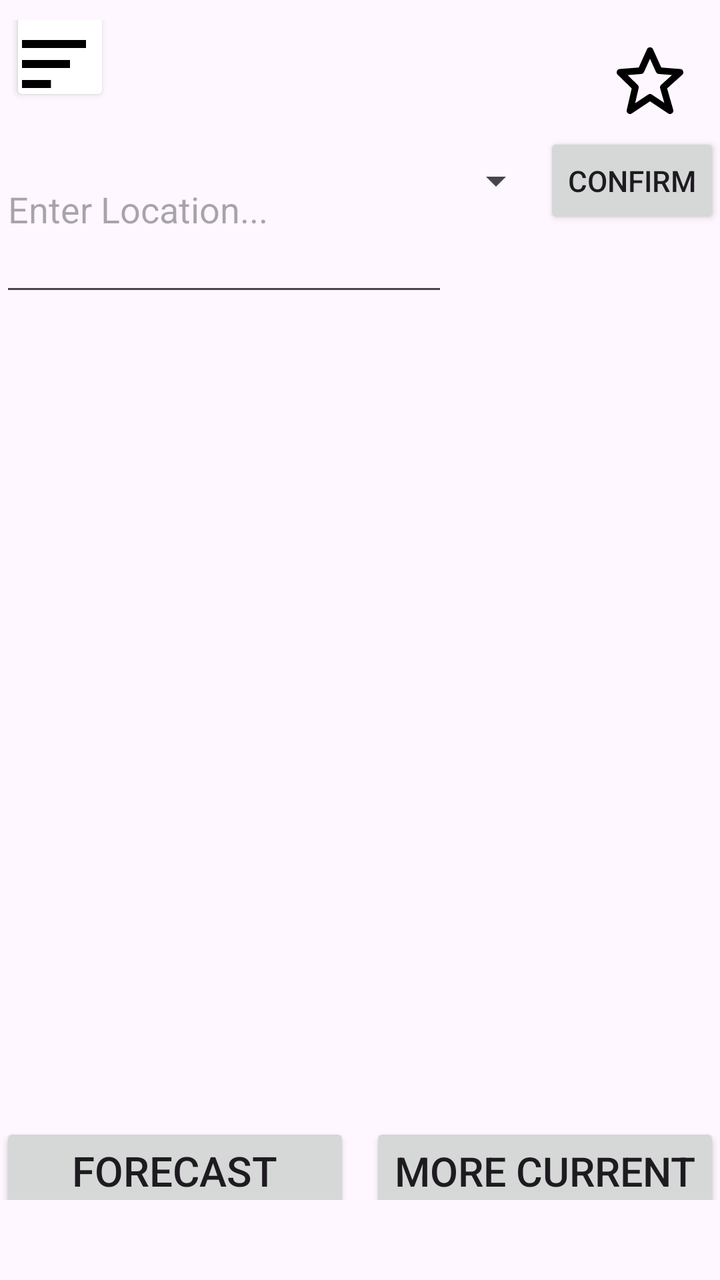
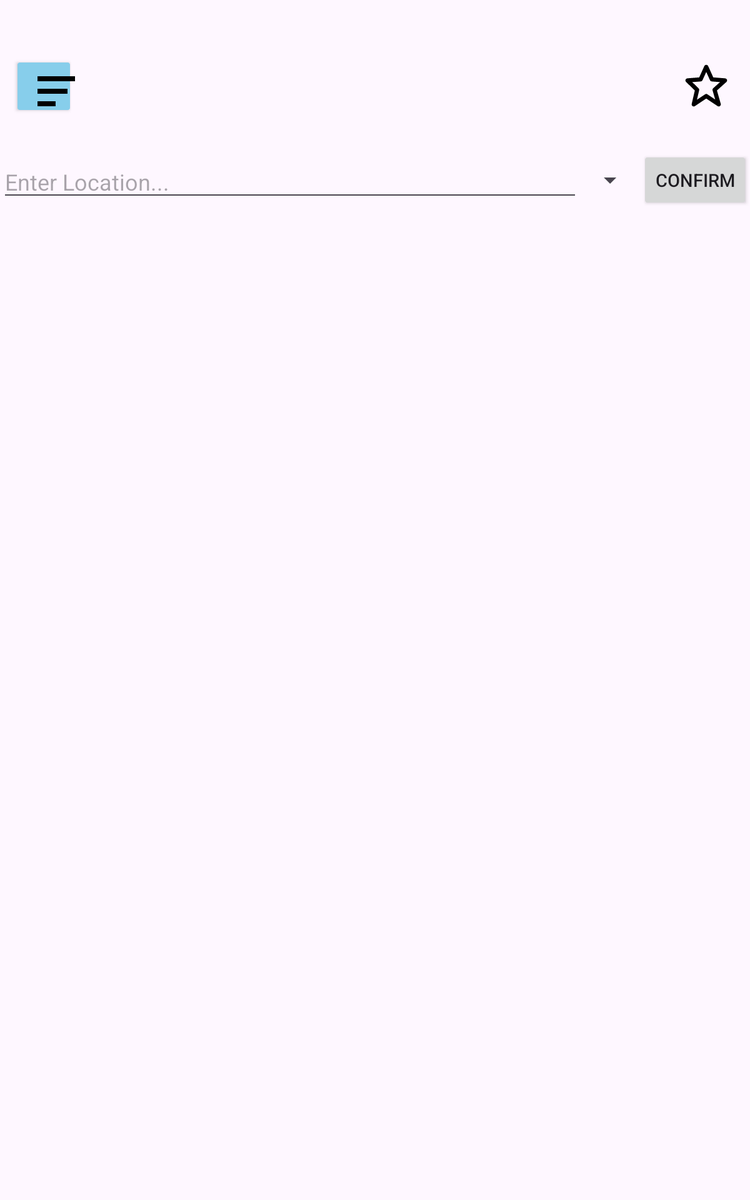

Compare how this app lays out the same screen by default and in its alternative resource folder. The renders come first, then the two layout files and the values they reference.
<!-- AndroidManifest.xml: application theme Theme.WeatherTodayApp -->
<!-- res/layout/activity_main.xml -->
<?xml version="1.0" encoding="utf-8"?>
<androidx.constraintlayout.widget.ConstraintLayout xmlns:android="http://schemas.android.com/apk/res/android"
    xmlns:app="http://schemas.android.com/apk/res-auto"
    xmlns:tools="http://schemas.android.com/tools"
    android:id="@+id/main"
    android:layout_width="match_parent"
    android:layout_height="match_parent"
    android:paddingTop="10dp"
    android:paddingBottom="40dp"
    tools:context=".MainActivity">

    <View
        android:id="@+id/dim_background"
        android:layout_width="0dp"
        android:layout_height="0dp"
        android:background="@android:color/black"
        android:alpha="0.6"
        android:visibility="gone"
        app:layout_constraintTop_toTopOf="parent"
        app:layout_constraintBottom_toBottomOf="parent"
        app:layout_constraintStart_toStartOf="parent"
        app:layout_constraintEnd_toEndOf="parent"/>

    <FrameLayout
        android:id="@+id/navigation_container"
        android:layout_width="wrap_content"
        android:layout_height="match_parent"
        android:elevation="8dp"
        android:background="@android:color/white"
        android:visibility="gone"
        app:layout_constraintStart_toStartOf="parent"
        app:layout_constraintTop_toTopOf="parent"
        app:layout_constraintBottom_toBottomOf="parent">

        <com.google.android.material.navigation.NavigationView
            android:id="@+id/navigation_view"
            android:layout_width="wrap_content"
            android:layout_height="match_parent"
            android:background="@color/smoke_volcanic_ash"
            android:paddingTop="50dp"
            app:itemTextColor="@color/white"
            app:menu="@menu/nav_menu"
            app:headerLayout="@layout/nav_header" />
    </FrameLayout>

    <androidx.constraintlayout.widget.Guideline
        android:id="@+id/HeaderGuideline"
        android:layout_width="wrap_content"
        android:layout_height="wrap_content"
        android:orientation="horizontal"
        app:layout_constraintGuide_percent="0.03" />

    <Button
        android:id="@+id/MenuLeft"
        android:layout_width="50dp"
        android:layout_marginStart="5dp"
        android:layout_height="50dp"
        android:autoSizeTextType="uniform"
        android:gravity="center"
        app:drawableRightCompat="@drawable/bx_menu_alt_left"
        app:layout_constraintBottom_toTopOf="@id/searchBar"
        app:layout_constraintLeft_toLeftOf="parent"
        app:layout_constraintRight_toLeftOf="@id/FavoriteIcon"
        app:layout_constraintTop_toTopOf="@id/HeaderGuideline"
        android:backgroundTint="@color/white"
        android:text="@string/menu"/>

    <TextView
        android:id="@+id/FavoriteIcon"
        android:layout_width="0dp"
        android:gravity="end"
        app:flow_verticalAlign="center"
        android:layout_marginEnd="15dp"
        android:layout_height="wrap_content"
        app:drawableRightCompat="@drawable/bx_star"
        app:layout_constraintBottom_toTopOf="@id/searchBar"
        app:layout_constraintLeft_toRightOf="@id/MenuLeft"
        app:layout_constraintRight_toRightOf="parent"
        app:layout_constraintTop_toTopOf="@id/HeaderGuideline"
        android:text="" />

    <EditText
        android:id="@+id/searchBar"
        android:layout_width="0dp"
        android:layout_height="100dp"
        android:autofillHints=""
        android:autoSizeTextType="uniform"
        android:drawableStart="@drawable/bx_search_alt_2"
        android:hint="@string/enter_location"
        android:scrollbars="vertical"
        android:inputType="textMultiLine"
        android:maxLines="5"
        android:imeOptions="actionDone"
        app:layout_constraintBottom_toTopOf="@id/guideline"
        app:layout_constraintHorizontal_weight="1"
        app:layout_constraintLeft_toLeftOf="parent"
        app:layout_constraintRight_toLeftOf="@id/spinner"
        app:layout_constraintTop_toBottomOf="@id/MenuLeft" />

    <Spinner
        android:id="@+id/spinner"
        android:layout_width="wrap_content"
        android:layout_height="wrap_content"
        android:autoSizeTextType="uniform"
        app:layout_constraintBottom_toTopOf="@id/guideline"
        app:layout_constraintLeft_toRightOf="@id/searchBar"
        app:layout_constraintRight_toLeftOf="@id/confirmButton"
        app:layout_constraintTop_toBottomOf="@id/MenuLeft"
        tools:layout_editor_absoluteX="1dp"
        tools:layout_editor_absoluteY="21dp" />

    <Button
        android:id="@+id/confirmButton"
        android:layout_width="wrap_content"
        android:layout_height="wrap_content"
        android:drawableStart="@drawable/bx_search_alt_2"
        android:text="@string/confirm"
        android:autoSizeTextType="uniform"
        app:layout_constraintBottom_toTopOf="@id/guideline"
        app:layout_constraintLeft_toRightOf="@id/spinner"
        app:layout_constraintRight_toRightOf="parent"
        app:layout_constraintTop_toBottomOf="@id/MenuLeft" />

    <FrameLayout
        android:id="@+id/fragmentContainer"
        android:layout_width="0dp"
        android:layout_height="0dp"
        app:layout_constraintBottom_toTopOf="@+id/lineToGuide"
        app:layout_constraintLeft_toLeftOf="parent"
        app:layout_constraintRight_toRightOf="parent"
        app:layout_constraintTop_toBottomOf="@id/searchBar">
    </FrameLayout>

    <FrameLayout
        android:id="@+id/fragmentContainer2"
        android:layout_width="0dp"
        android:layout_height="0dp"
        app:layout_constraintBottom_toTopOf="@+id/lineToGuide2"
        app:layout_constraintLeft_toLeftOf="parent"
        app:layout_constraintRight_toRightOf="parent"
        app:layout_constraintTop_toBottomOf="@id/lineToGuide">
    </FrameLayout>

    <Button
        android:id="@+id/btnPrevious"
        android:layout_width="0dp"
        android:layout_height="wrap_content"
        android:text="@string/forecast"
        android:autoSizeTextType="uniform"
        app:layout_constraintBottom_toBottomOf="parent"
        app:layout_constraintLeft_toLeftOf="parent"
        app:layout_constraintRight_toLeftOf="@id/btnNext"
        app:layout_constraintTop_toBottomOf="@id/lineToGuide2" />

    <Button
        android:id="@+id/btnNext"
        android:layout_width="0dp"
        android:layout_height="wrap_content"
        android:layout_marginStart="10dp"
        android:autoSizeTextType="uniform"
        android:text="@string/more_current"
        app:layout_constraintBottom_toBottomOf="parent"
        app:layout_constraintLeft_toRightOf="@+id/btnPrevious"
        app:layout_constraintRight_toRightOf="parent"
        app:layout_constraintTop_toBottomOf="@id/lineToGuide2" />

    <androidx.constraintlayout.widget.Guideline
        android:id="@+id/guideline"
        android:layout_width="wrap_content"
        android:layout_height="wrap_content"
        android:orientation="horizontal"
        app:layout_constraintGuide_percent="0.20" />

    <androidx.constraintlayout.widget.Guideline
        android:id="@+id/lineToGuide"
        android:layout_width="wrap_content"
        android:layout_height="wrap_content"
        android:orientation="horizontal"
        app:layout_constraintGuide_percent="0.40" />

    <androidx.constraintlayout.widget.Guideline
        android:id="@+id/lineToGuide2"
        android:layout_width="wrap_content"
        android:layout_height="wrap_content"
        android:orientation="horizontal"
        app:layout_constraintGuide_percent="0.95" />

</androidx.constraintlayout.widget.ConstraintLayout>
<!-- res/layout/nav_header.xml (included above) -->
<?xml version="1.0" encoding="utf-8"?>
<LinearLayout xmlns:android="http://schemas.android.com/apk/res/android"
    xmlns:app="http://schemas.android.com/apk/res-auto"
    android:layout_width="match_parent"
    android:layout_height="wrap_content"
    android:orientation="vertical"
    android:padding="16dp"
    android:paddingTop="50dp"
    android:background="@color/smoke_volcanic_ash">

    <TextView
        android:id="@+id/nav_header_title"
        android:layout_width="wrap_content"
        android:layout_height="wrap_content"
        android:text="@string/app_name"
        android:textColor="@color/white"
        android:textSize="50sp"
        android:layout_marginBottom="10dp"

        android:textAppearance="?android:attr/textAppearanceLarge" />

    <TextView
        android:id="@+id/nav_header_subtitle"
        android:layout_width="match_parent"
        android:layout_height="wrap_content"
        android:text="@string/favorite_list"
        android:textSize="35sp"
        android:textColor="@color/white"
        android:layout_marginBottom="16dp"
        android:textAppearance="?android:attr/textAppearanceSmall"
        app:drawableLeftCompat="@drawable/bx_star" />

    <androidx.recyclerview.widget.RecyclerView
        android:id="@+id/favourites_list"
        android:layout_width="match_parent"
        android:layout_height="wrap_content"
        android:layout_marginTop="16dp"
        android:background="@android:color/white"
        android:divider="@android:color/darker_gray"
        android:dividerHeight="1dp" />
</LinearLayout>
<!-- resources referenced by this layout -->
<resources>
  <color name="smoke_volcanic_ash">#696969</color>
  <color name="white">#FFFFFFFF</color>
  <!-- drawable bx_menu_alt_left (drawable) -->
  <vector xmlns:android="http://schemas.android.com/apk/res/android"
      android:width="40dp"
      android:height="40dp"
      android:viewportWidth="20"
      android:viewportHeight="20">
    <path
        android:fillColor="#FF000000"
        android:pathData="M4,11h12v2L4,13zM4,6h16v2L4,8zM4,18h7.235v-2L4,16z"/>
  </vector>
  <!-- drawable bx_star (drawable) -->
  <vector xmlns:android="http://schemas.android.com/apk/res/android"
      android:width="40dp"
      android:height="40dp"
      android:viewportWidth="24"
      android:viewportHeight="24">
    <path
        android:fillColor="#FF000000"
        android:pathData="m6.516,14.323 l-1.49,6.452a0.998,0.998 0,0 0,1.529 1.057L12,18.202l5.445,3.63a1.001,1.001 0,0 0,1.517 -1.106l-1.829,-6.4 4.536,-4.082a1,1 0,0 0,-0.59 -1.74l-5.701,-0.454 -2.467,-5.461a0.998,0.998 0,0 0,-1.822 0L8.622,8.05l-5.701,0.453a1,1 0,0 0,-0.619 1.713l4.214,4.107zM9.369,9.997a0.998,0.998 0,0 0,0.832 -0.586L12,5.43l1.799,3.981a0.998,0.998 0,0 0,0.832 0.586l3.972,0.315 -3.271,2.944c-0.284,0.256 -0.397,0.65 -0.293,1.018l1.253,4.385 -3.736,-2.491a0.995,0.995 0,0 0,-1.109 0l-3.904,2.603 1.05,-4.546a1,1 0,0 0,-0.276 -0.94l-3.038,-2.962 4.09,-0.326z"/>
  </vector>
  <string name="app_name">weatherApp</string>
  <string name="confirm">Confirm</string>
  <string name="enter_location">Enter Location...</string>
  <string name="favorite_list">Favorite List</string>
  <string name="forecast">Forecast</string>
  <string name="menu">Menu</string>
  <string name="more_current">More Current</string>
  <style name="Theme.WeatherTodayApp" parent="Base.Theme.WeatherTodayApp" />
  <style name="Base.Theme.WeatherTodayApp" parent="Theme.Material3.DayNight.NoActionBar">
          
          
      </style>
</resources>
<!-- res/layout-sw600dp/activity_main.xml (the author's variant of the layout above) -->
<!-- drawn on a 7-inch tablet held upright -->
<?xml version="1.0" encoding="utf-8"?>
<androidx.constraintlayout.widget.ConstraintLayout xmlns:android="http://schemas.android.com/apk/res/android"
    xmlns:app="http://schemas.android.com/apk/res-auto"
    xmlns:tools="http://schemas.android.com/tools"
    android:id="@+id/main"
    android:layout_width="match_parent"
    android:layout_height="match_parent"
    android:paddingTop="5dp"
    android:paddingBottom="10dp"
    tools:context=".MainActivity">

    <View
        android:id="@+id/dim_background"
        android:layout_width="0dp"
        android:layout_height="0dp"
        android:background="@android:color/black"
        android:alpha="0.6"
        android:visibility="gone"
        app:layout_constraintTop_toTopOf="parent"
        app:layout_constraintBottom_toBottomOf="parent"
        app:layout_constraintStart_toStartOf="parent"
        app:layout_constraintEnd_toEndOf="parent"/>

    <FrameLayout
        android:id="@+id/navigation_container"
        android:layout_width="wrap_content"
        android:layout_height="match_parent"
        android:elevation="8dp"
        android:background="@android:color/white"
        android:visibility="gone"
        app:layout_constraintStart_toStartOf="parent"
        app:layout_constraintTop_toTopOf="parent"
        app:layout_constraintBottom_toBottomOf="parent">

        <com.google.android.material.navigation.NavigationView
            android:id="@+id/navigation_view"
            android:layout_width="wrap_content"
            android:layout_height="match_parent"
            android:background="@color/smoke_volcanic_ash"
            android:paddingTop="50dp"
            app:itemTextColor="@color/white"
            app:menu="@menu/nav_menu"
            app:headerLayout="@layout/nav_header" />
    </FrameLayout>

    <androidx.constraintlayout.widget.Guideline
        android:id="@+id/HeaderGuideline"
        android:layout_width="wrap_content"
        android:layout_height="wrap_content"
        android:orientation="horizontal"
        app:layout_constraintGuide_percent="0.01" />

    <Button
        android:id="@+id/MenuLeft"
        android:layout_width="50dp"
        android:layout_marginStart="10dp"
        android:layout_height="50dp"
        android:autoSizeTextType="uniform"
        app:drawableLeftCompat="@drawable/bx_menu_alt_left"
        app:layout_constraintBottom_toTopOf="@id/searchBar"
        app:layout_constraintLeft_toLeftOf="parent"
        app:layout_constraintRight_toLeftOf="@id/FavoriteIcon"
        app:layout_constraintTop_toTopOf="@id/HeaderGuideline"
        android:backgroundTint="@color/clear_sky_day"
        android:text="@string/menu"/>

    <TextView
        android:id="@+id/FavoriteIcon"
        android:layout_width="0dp"
        android:gravity="end"
        android:layout_marginEnd="15dp"
        android:foregroundGravity="center"
        app:flow_verticalAlign="center"
        android:layout_height="0dp"
        app:drawableRightCompat="@drawable/bx_star"
        app:layout_constraintBottom_toTopOf="@id/searchBar"
        app:layout_constraintLeft_toRightOf="@id/MenuLeft"
        app:layout_constraintRight_toRightOf="parent"
        app:layout_constraintTop_toTopOf="@id/HeaderGuideline"
        />

    <EditText
        android:id="@+id/searchBar"
        android:layout_width="0dp"
        android:layout_height="wrap_content"
        android:autofillHints=""
        android:autoSizeTextType="uniform"
        android:drawableStart="@drawable/bx_search_alt_2"
        android:hint="@string/enter_location"
        app:layout_constraintBottom_toTopOf="@id/guideline"
        app:layout_constraintHorizontal_weight="1"
        app:layout_constraintLeft_toLeftOf="parent"
        app:layout_constraintRight_toLeftOf="@id/spinner"
        app:layout_constraintTop_toBottomOf="@id/MenuLeft" />

    <Spinner
        android:id="@+id/spinner"
        android:layout_width="wrap_content"
        android:layout_height="0dp"
        android:autoSizeTextType="uniform"
        app:layout_constraintBottom_toTopOf="@id/guideline"
        app:layout_constraintLeft_toRightOf="@id/searchBar"
        app:layout_constraintRight_toLeftOf="@id/confirmButton"
        app:layout_constraintTop_toBottomOf="@id/MenuLeft"
        tools:layout_editor_absoluteX="1dp"
        tools:layout_editor_absoluteY="21dp" />

    <Button
        android:id="@+id/confirmButton"
        android:layout_width="wrap_content"
        android:layout_height="wrap_content"
        android:drawableStart="@drawable/bx_search_alt_2"
        android:text="@string/confirm"
        android:autoSizeTextType="uniform"
        app:layout_constraintBottom_toTopOf="@id/guideline"
        app:layout_constraintLeft_toRightOf="@id/spinner"
        app:layout_constraintRight_toRightOf="parent"
        app:layout_constraintTop_toBottomOf="@id/MenuLeft" />

    <FrameLayout
        android:id="@+id/fragmentContainer"
        android:layout_width="0dp"
        android:layout_height="0dp"

        app:layout_constraintBottom_toTopOf="@+id/lineToGuide"
        app:layout_constraintLeft_toLeftOf="parent"
        app:layout_constraintRight_toRightOf="parent"
        app:layout_constraintTop_toBottomOf="@id/searchBar">
    </FrameLayout>

    <FrameLayout
        android:id="@+id/fragmentContainer2"
        android:layout_width="0dp"
        android:layout_height="0dp"
        app:layout_constraintBottom_toTopOf="@+id/lineToGuide2"
        app:layout_constraintLeft_toLeftOf="parent"
        app:layout_constraintRight_toLeftOf="@+id/guideline7"
        app:layout_constraintTop_toBottomOf="@id/lineToGuide">
    </FrameLayout>
    <FrameLayout
        android:id="@+id/fragmentContainer3"
        android:layout_width="0dp"
        android:layout_height="0dp"
        app:layout_constraintBottom_toTopOf="@+id/lineToGuide2"
        app:layout_constraintLeft_toRightOf="@+id/guideline7"
        app:layout_constraintRight_toRightOf="parent"
        app:layout_constraintTop_toBottomOf="@id/lineToGuide">
    </FrameLayout>



    <androidx.constraintlayout.widget.Guideline
        android:id="@+id/guideline"
        android:layout_width="wrap_content"
        android:layout_height="wrap_content"
        android:orientation="horizontal"
        app:layout_constraintGuide_percent="0.20" />

    <androidx.constraintlayout.widget.Guideline
        android:id="@+id/lineToGuide"
        android:layout_width="wrap_content"
        android:layout_height="wrap_content"
        android:orientation="horizontal"
        app:layout_constraintGuide_percent="0.40" />

    <androidx.constraintlayout.widget.Guideline
        android:id="@+id/lineToGuide2"
        android:layout_width="wrap_content"
        android:layout_height="wrap_content"
        android:orientation="horizontal"
        app:layout_constraintGuide_percent="0.96" />

    <androidx.constraintlayout.widget.Guideline
        android:id="@+id/guideline7"
        android:layout_width="wrap_content"
        android:layout_height="wrap_content"
        android:orientation="vertical"
        app:layout_constraintGuide_percent="0.35" />

</androidx.constraintlayout.widget.ConstraintLayout>
<!-- resources referenced by the variant -->
<!-- as a 7-inch tablet held upright resolves them -->
<resources>
  <color name="clear_sky_day">#87CEEB</color>
  <color name="smoke_volcanic_ash">#696969</color>
  <color name="white">#FFFFFFFF</color>
  <!-- drawable bx_menu_alt_left (drawable) -->
  <vector xmlns:android="http://schemas.android.com/apk/res/android"
      android:width="40dp"
      android:height="40dp"
      android:viewportWidth="20"
      android:viewportHeight="20">
    <path
        android:fillColor="#FF000000"
        android:pathData="M4,11h12v2L4,13zM4,6h16v2L4,8zM4,18h7.235v-2L4,16z"/>
  </vector>
  <!-- drawable bx_star (drawable) -->
  <vector xmlns:android="http://schemas.android.com/apk/res/android"
      android:width="40dp"
      android:height="40dp"
      android:viewportWidth="24"
      android:viewportHeight="24">
    <path
        android:fillColor="#FF000000"
        android:pathData="m6.516,14.323 l-1.49,6.452a0.998,0.998 0,0 0,1.529 1.057L12,18.202l5.445,3.63a1.001,1.001 0,0 0,1.517 -1.106l-1.829,-6.4 4.536,-4.082a1,1 0,0 0,-0.59 -1.74l-5.701,-0.454 -2.467,-5.461a0.998,0.998 0,0 0,-1.822 0L8.622,8.05l-5.701,0.453a1,1 0,0 0,-0.619 1.713l4.214,4.107zM9.369,9.997a0.998,0.998 0,0 0,0.832 -0.586L12,5.43l1.799,3.981a0.998,0.998 0,0 0,0.832 0.586l3.972,0.315 -3.271,2.944c-0.284,0.256 -0.397,0.65 -0.293,1.018l1.253,4.385 -3.736,-2.491a0.995,0.995 0,0 0,-1.109 0l-3.904,2.603 1.05,-4.546a1,1 0,0 0,-0.276 -0.94l-3.038,-2.962 4.09,-0.326z"/>
  </vector>
  <string name="app_name">weatherApp</string>
  <string name="confirm">Confirm</string>
  <string name="enter_location">Enter Location...</string>
  <string name="favorite_list">Favorite List</string>
  <string name="menu">Menu</string>
  <style name="Theme.WeatherTodayApp" parent="Base.Theme.WeatherTodayApp" />
  <style name="Base.Theme.WeatherTodayApp" parent="Theme.Material3.DayNight.NoActionBar">
          
          
      </style>
</resources>
